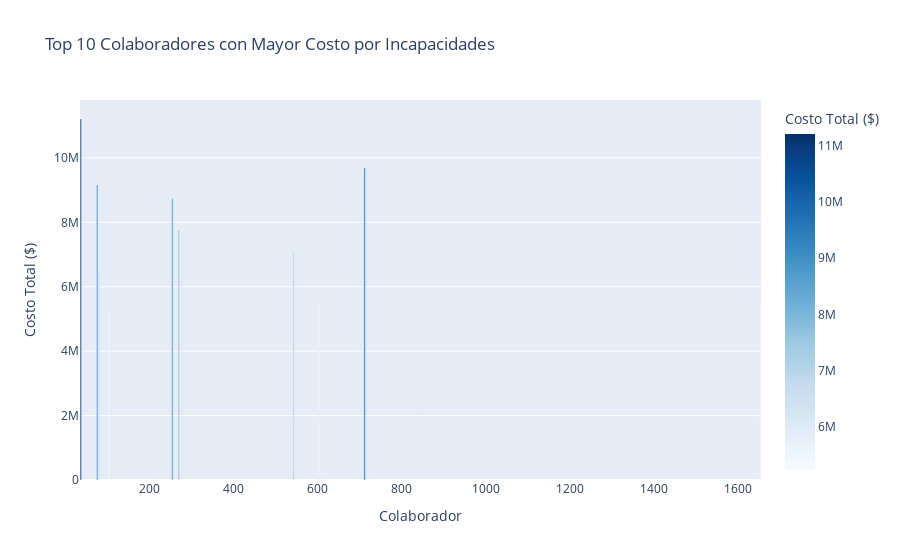

Notebook source saved alongside this figure:
### Code cell
import plotly.express as px

top_costes = df.groupby('c.c_colaborador')['costo_total_incapacidad'].sum().nlargest(10).reset_index()

fig1 = px.bar(top_costes, x='c.c_colaborador', y='costo_total_incapacidad',
              title='Top 10 Colaboradores con Mayor Costo por Incapacidades',
              labels={'c.c_colaborador': 'Colaborador', 'costo_total_incapacidad': 'Costo Total ($)'},
              color='costo_total_incapacidad', color_continuous_scale='Blues')

fig1.update_layout(xaxis_title='Colaborador', yaxis_title='Costo Total ($)')

### Figure 1 — Plotly figure (JSON) as saved in the notebook; plotly's stock layout.template omitted (floating-point values rounded to 4 significant figures)
{"data": [{"hovertemplate": "Colaborador=%{x}<br>Costo Total ($)=%{marker.color}<extra></extra>", "legendgroup": "", "marker": {"color": [11210000.0, 9688000.0, 9162000.0, 8738000.0, 7750000.0, 7072000.0, 6494000.0, 5661000.0, 5370000.0, 5237000.0], "coloraxis": "coloraxis", "pattern": {"shape": ""}}, "name": "", "orientation": "v", "showlegend": false, "textposition": "auto", "type": "bar", "x": [37, 712, 76, 255, 270, 543, 80, 605, 1653, 104], "xaxis": "x", "y": [11210000.0, 9688000.0, 9162000.0, 8738000.0, 7750000.0, 7072000.0, 6494000.0, 5661000.0, 5370000.0, 5237000.0], "yaxis": "y"}], "layout": {"barmode": "relative", "coloraxis": {"colorbar": {"title": {"text": "Costo Total ($)"}}, "colorscale": [[0, "rgb(247,251,255)"], [0.125, "rgb(222,235,247)"], [0.25, "rgb(198,219,239)"], [0.375, "rgb(158,202,225)"], [0.5, "rgb(107,174,214)"], [0.625, "rgb(66,146,198)"], [0.75, "rgb(33,113,181)"], [0.875, "rgb(8,81,156)"], [1, "rgb(8,48,107)"]]}, "legend": {"tracegroupgap": 0}, "title": {"text": "Top 10 Colaboradores con Mayor Costo por Incapacidades"}, "xaxis": {"anchor": "y", "domain": [0, 1], "title": {"text": "Colaborador"}}, "yaxis": {"anchor": "x", "domain": [0, 1], "title": {"text": "Costo Total ($)"}}}}
